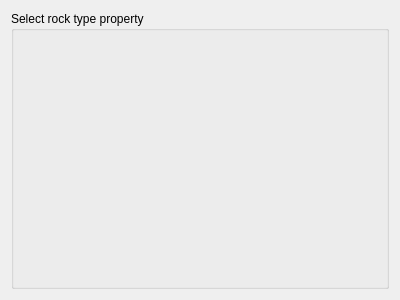
<?xml version="1.0" encoding="UTF-8"?>
<ui version="4.0">
 <class>Form</class>
 <widget class="QWidget" name="Form">
  <property name="geometry">
   <rect>
    <x>0</x>
    <y>0</y>
    <width>400</width>
    <height>300</height>
   </rect>
  </property>
  <property name="windowTitle">
   <string>Form</string>
  </property>
  <property name="AlgorithmCategory" stdset="0">
   <string>LPM-Geomod_Suite</string>
  </property>
  <property name="AlgorithmDescription" stdset="0">
   <string>calculates signed distances properties</string>
  </property>
  <layout class="QGridLayout" name="gridLayout">
   <item row="0" column="0">
    <widget class="QGroupBox" name="groupBox">
     <property name="title">
      <string>Select rock type property</string>
     </property>
     <layout class="QGridLayout" name="gridLayout_2">
      <item row="0" column="0">
       <widget class="PropertySelectorNoRegion" name="rt_prop"/>
      </item>
      <item row="1" column="0">
       <spacer name="verticalSpacer">
        <property name="orientation">
         <enum>Qt::Vertical</enum>
        </property>
        <property name="sizeHint" stdset="0">
         <size>
          <width>20</width>
          <height>40</height>
         </size>
        </property>
       </spacer>
      </item>
     </layout>
    </widget>
   </item>
  </layout>
 </widget>
 <customwidgets>
  <customwidget>
   <class>PropertySelectorNoRegion</class>
   <extends>QWidget</extends>
   <header>qtplugins/selectors.h</header>
  </customwidget>
 </customwidgets>
 <resources/>
 <connections/>
</ui>
